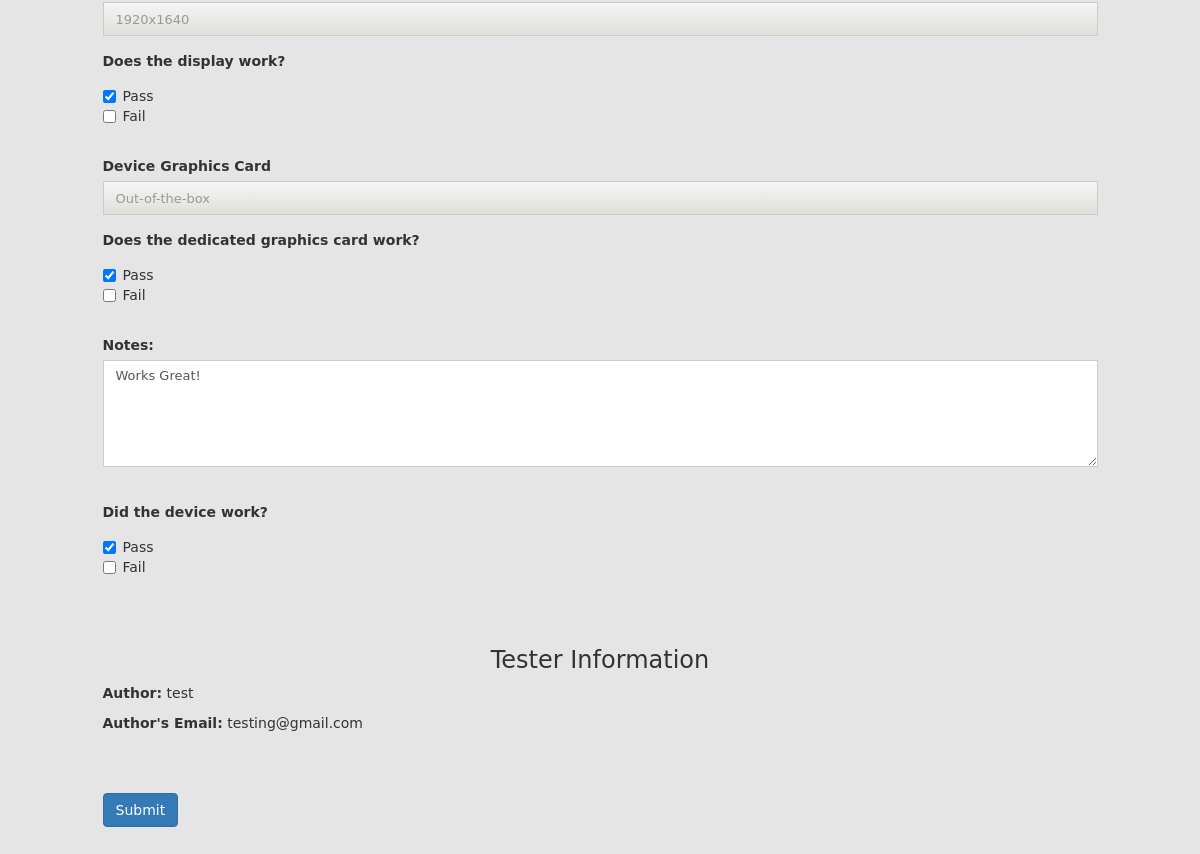
The app's page /edit_device/2/ (lower part), older data.
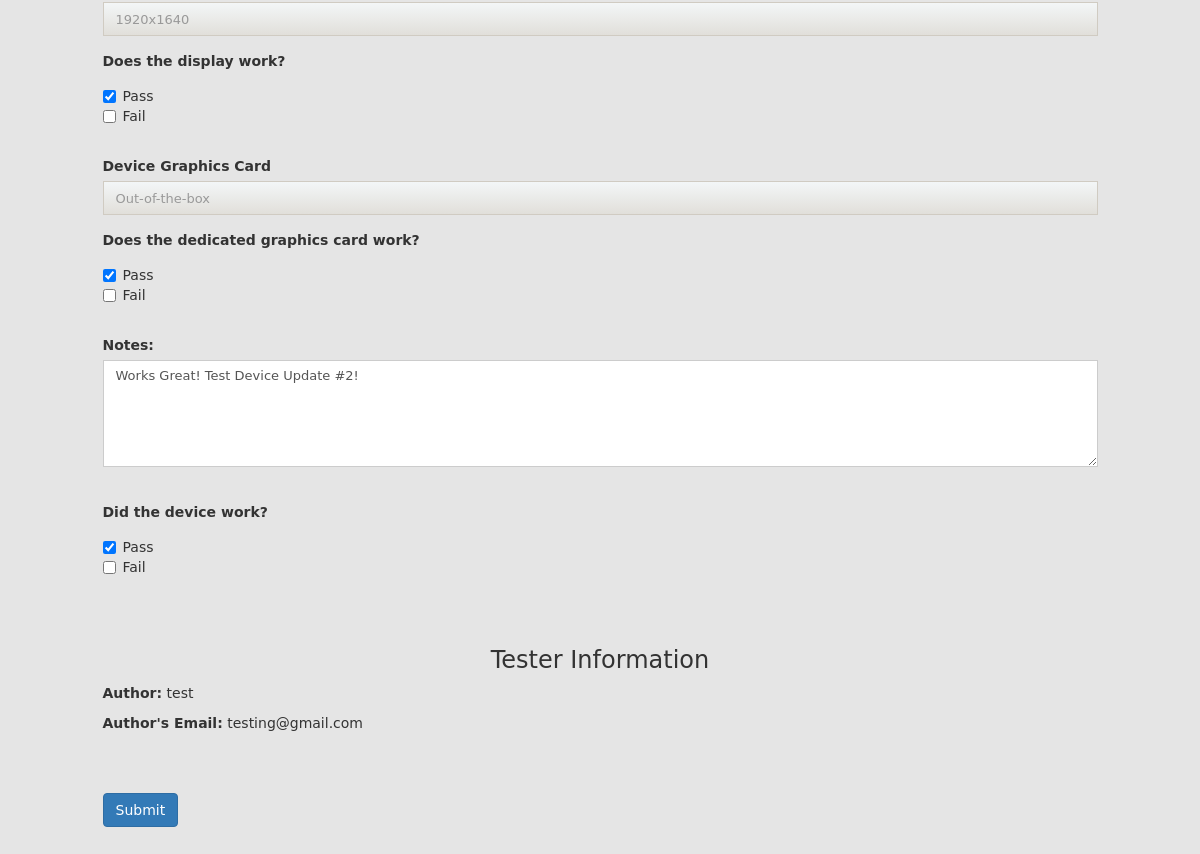
The same page, newer data.
### repo/models.py (models this page shows)
class Device(models.Model):
    name = models.CharField(default='', max_length=200)
    notes = models.CharField(default='', max_length=500)
    is_working = models.CharField(default='', max_length=10)
    rating = models.IntegerField()
    author = models.CharField(default='', max_length=100)
    author_email = models.CharField(default='', max_length=100)
    date_created = models.DateTimeField('date created', auto_now=True)
    date_modified = models.DateTimeField('date modified', auto_now=True)
    cpu = models.CharField(default='', max_length=100)
    motherboard = models.CharField(default='', max_length=100)
    hard_drive = models.CharField(default='', max_length=100)
    sound = models.CharField(default='', max_length=100)
    is_sound_working = models.CharField(default='', max_length=10)
    display = models.CharField(default='', max_length=100)
    display_configuration = models.CharField(default='', max_length=20)
    is_display_working = models.CharField(default='', max_length=10)
    graphics_card = models.CharField(default='', max_length=100)
    graphics_card_is_working = models.CharField(default='', max_length=10)

### repo/views.py (the view)
# urls.py: url(r'^edit_device/(?P<device_id>[0-9]+)/$', views.editDevice, name='editDevice'),
def editDevice(request, device_id):
    myDevice = get_object_or_404(Device, pk=device_id)
    context = {
        'device_name' : myDevice.name,
        'device' : myDevice
    }
    return render(request, 'repo/edit_device.html', context)

### repo/templates/repo/edit_device.html (shortened to what this page needs)
{% load staticfiles %}
<!DOCTYPE html>
<html lang="en">
  <head>
    <link rel="stylesheet" type="text/css" href="{% static 'repo/main.css' %}">
    <link href="{% static 'repo/bootstrap.min.css' %}" rel="stylesheet">
    <link rel="stylesheet" href="{% static 'repo/shijin4.css' %}">
  </head>
  <body>
    <div id="page">
      <div class="pad-item-list center-list-item row">
        <form class="col s12" action="{% url 'repo:saveDevice' device.id %}" method="post">
          <br>
          <br>
          <br>
          <br>
          <fieldset class="form-group">
            <input type="text" class="form-control" name="device_display_config" placeholder="{{ device.display_configuration }}">
          </fieldset>
          <label>Does the display work?</label>
          <div class="checkbox">
            {% if device.is_display_working == "Passed" %}
              <label>
                <input name="group5" type="checkbox" checked>Pass
              </label>
              <br>
              <label>
                <input name="group6" type="checkbox">Fail
              </label>
            {% endif %}
          </div>
          <br>
          <fieldset class="form-group">
            <label for="device_dedicated_graphics">Device Graphics Card</label>
            <input type="text" class="form-control" name="device_dedicated_graphics" placeholder="{{ device.graphics_card }}">
          </fieldset>
          <label>Does the dedicated graphics card work?</label>
          <div class="checkbox">
            {% if device.graphics_card_is_working == "Passed" %}
              <label>
                <input name="group7" type="checkbox" checked>Pass
              </label>
              <br>
              <label>
                <input name="group8" type="checkbox">Fail
              </label>
            {% endif %}
          </div>
          <br>
          <fieldset class="form-group">
            <label for="device_notes">Notes:</label>
            <textarea class="form-control" name="device_notes" rows="5">{{ device.notes }}</textarea>
          </fieldset>
          <br>
          <label>Did the device work?</label>
          <div class="checkbox">
            {% if device.is_working == "Passed" %}
              <label>
                <input name="group9" type="checkbox" checked>Pass
              </label>
              <br>
              <label>
                <input name="group10" type="checkbox">Fail
              </label>
            {% endif %}
          </div>
          <h3 class="text-center padtop-5">Tester Information</h3>
          <p><b>Author:</b> {{ device.author }}</p>
          <p><b>Author's Email:</b> {{ device.author_email }}</p>
          <div class="padtop-5"></div>
          <button type="submit" class="btn btn-primary padtop-2">Submit</button>
        </form>
      </div>
      <div class="padtop-5"></div>
    </div>
  </body>
</html>

Row changes from the older to the newer data that the page shows:
changed Device "test": device_notes "Works Great!" → "Works Great! Test Device Update #2!"
